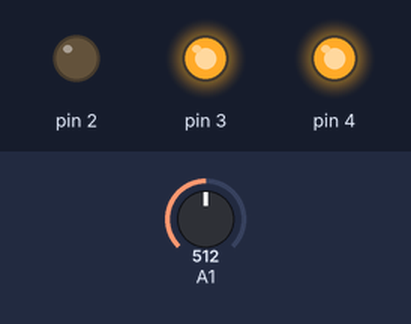
This sketch was run on a simulated Arduino Uno, built with avr-gcc and run on an emulated ATmega328P. Shown: output pins drawn as LEDs (lit = HIGH). Inputs (shaded band) come from the test bench; at power-on: A1 = 512. What the sketch prints to the serial monitor is not drawn.

Above: at 2.8 s.
2.9 s: A1 set to 58
6.2 s: A1 set to 49
At 10.2 s:
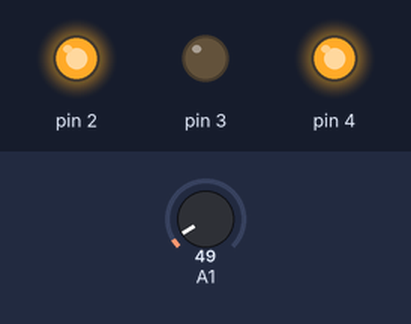
10.5 s: A1 set to 15
At 13.3 s:
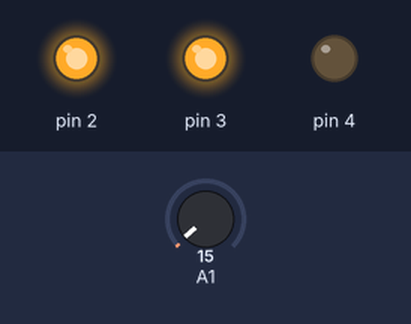
14.5 s: A1 set to 122
At 17.6 s:
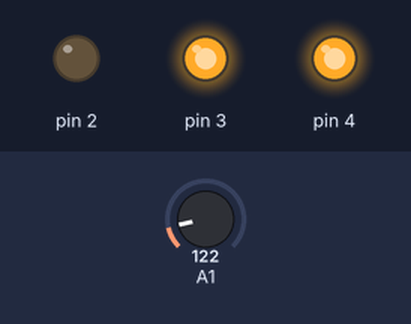
18.5 s: A1 set to 13
At 21.9 s:
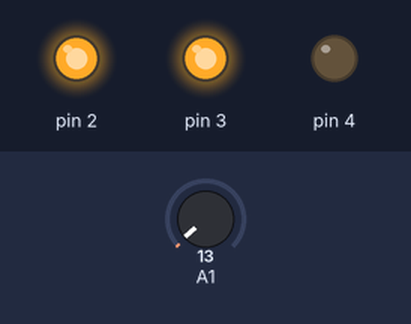
Timing chart, 0 to 23.4 s (numbered marks = the images above; inputs shaded):
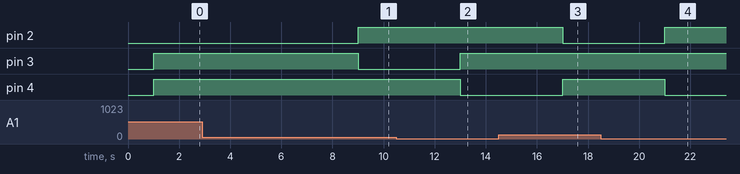

The sketch:

sketch_nov15a.ino
```cpp
 float temp;
void setup() {
  // put your setup code here, to run once:
Serial.begin(9600);
pinMode(2,OUTPUT);
pinMode(3,OUTPUT);
pinMode(4,OUTPUT);
}

void loop() {
  // put your main code here, to run repeatedly:
temp=analogRead(A1);
temp=temp*0.48828125;
Serial.print("TEMPRATURE:");
Serial.print(temp);
Serial.print("*C");
Serial.println();
delay(1000);


if (temp>=25)
  {
    Serial.print("HIGH TEMPRATURE");
    digitalWrite(3,HIGH);
    digitalWrite(4,HIGH);
    digitalWrite(2,LOW);
  }
  else if (temp>=23&&temp<25){

    Serial.print("NORMAL TEMPRATURE");
    digitalWrite(3,LOW);
    digitalWrite(4,HIGH);
    digitalWrite(2,HIGH);
  }
  else{

    Serial.print("LOW TEMPRATURE");
    digitalWrite(3,HIGH);
    digitalWrite(4,LOW);
    digitalWrite(2,HIGH);
  }
  delay(1000);

}
```

Measured:
- the behaviour switches between 52 and 51 on A1 (found by bisection; images 0 and 1)
- after the input at 2.9 s, every drawn part: stays the same
- after the input at 6.2 s, pin 2: LOW → HIGH after 2.8 s; pin 3: HIGH → LOW after 2.8 s
- after the input at 10.5 s, pin 3: LOW → HIGH after 2.5 s; pin 4: HIGH → LOW after 2.5 s
- after the input at 14.5 s, pin 2: HIGH → LOW after 2.5 s; pin 4: LOW → HIGH after 2.5 s
- after the input at 18.5 s, pin 2: LOW → HIGH after 2.5 s; pin 4: HIGH → LOW after 2.5 s
